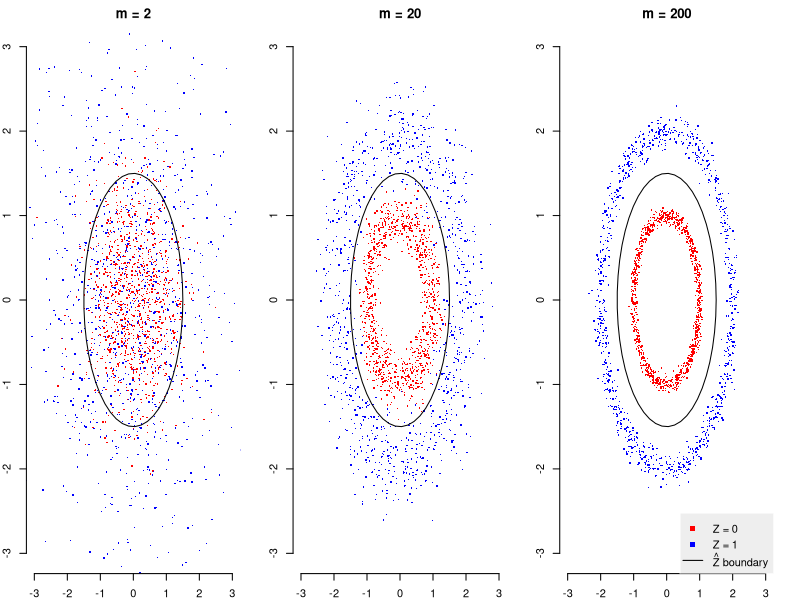

Write the R code that produced this figure.
## ---- chunk 1
knitr::opts_chunk$set(echo = TRUE)
## ---- chunk 2
require(mvtnorm)


# 2-D polar coordinates to cartesion coordinates  
polar2cartesian <- function(r, ang){
  cbind(r*cos(ang), r*sin(ang))
}

# Plot 2-D polar projection of high-dimensional spherical Gaussians from model
# with decision boundary for Zhat
plot_polar_proj <- function(sig, m=100, n=1e3, decision=1.5, ...){
  x0 <- rmvnorm(n, rep(0,m), diag(sig^2, m))
  x1 <- rmvnorm(n, rep(0,m), diag((2*sig)^2, m))
  
  # Polar projection of high-dimensional vector.
  proj_coords <- function(x1){
    d1 <- c(1, rep(0, m-1))
    d2 <- c(0, 1, rep(0, m-2))
    proj <- cbind(d1, d2)
    x1p <- x1 %*% proj
  
    norm1 <- sqrt(rowSums(x1^2)/m)
    raw_dir <- acos(x1p[,1]/sqrt(x1p[,1]^2+x1p[,2]^2))
    dir1 <- ifelse(x1p[,2] > 0, raw_dir, 2*pi-raw_dir)
    cbind(norm1*cos(dir1), norm1*sin(dir1))
  }

  p0 <- proj_coords(x0)
  #p0_normed <- t(apply(p0, 1, function(r){ r / sqrt(sum(r^2)) * 1.5 * sig}))
  p1 <- proj_coords(x1)
  boundary <- polar2cartesian(1.5*sig, seq(0, 2*pi, length.out=50))
  
  ps <- rbind(p0, p1)#,
              #p0_normed)
  col0 <- 'red'
  col1 <- 'blue'
  plot(ps[,1], ps[,2], col=c(rep(col0, n), rep(col1,n)), pch=46, cex=2,
       xlab=NA, ylab=NA, main=sprintf("m = %d", m), ...)
  lines(boundary[,1], boundary[,2])
}
par(mfrow=c(1, 3), mar=c(2,2,2,2), bty='n')
lims <- c(-3, 3)
plot_polar_proj(1, m=2, ylim=lims, xlim=lims)
plot_polar_proj(1, m=20, ylim=lims, xlim=lims)
plot_polar_proj(1, m=200, ylim=lims, xlim=lims)
legend('bottomright', c("Z = 0", "Z = 1", expression(hat(Z)~boundary)), col=c("red", "blue", "black"), pch=c(46, 46, NA), lty=c(NA, NA, 1), bty='o', box.col='white', bg="#00000011", pt.cex=8)
